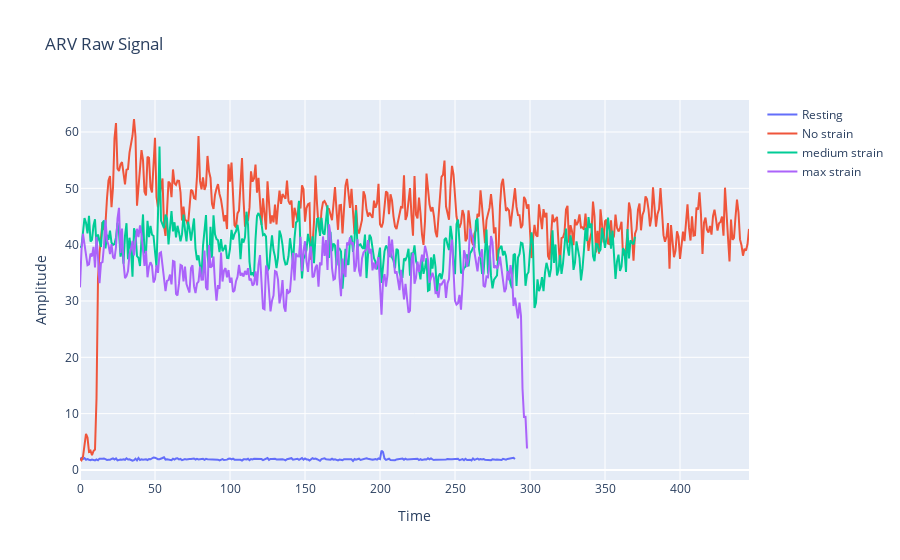

Notebook code cell kept with this figure:
### Code cell
import plotly.graph_objects as go

# Create figure
fig = go.Figure()

# Plot non Fatigue data
fig.add_trace(go.Scatter(x=combined_df1 [combined_df1 ['Label'] == 0].index, y=combined_df1 [combined_df1 ['Label'] == 0]['MNF'], mode='lines', name="Resting"))

# Plot Transition to Fatigue data
fig.add_trace(go.Scatter(x=combined_df1 [combined_df1 ['Label'] == 1].index, y=combined_df1 [combined_df1 ['Label'] == 1]['MNF'], mode='lines', name="No strain"))

# Plot Transition to Fatigue data
fig.add_trace(go.Scatter(x=combined_df1 [combined_df1 ['Label'] == 2].index, y=combined_df1 [combined_df1 ['Label'] == 2]['MNF'], mode='lines', name="medium strain"))

# Plot Fatigue data
fig.add_trace(go.Scatter(x=combined_df1 [combined_df1 ['Label'] == 3].index, y=combined_df1 [combined_df1 ['Label'] == 3]['MNF'], mode='lines', name="max strain"))



# Update layout
fig.update_layout(
    title="ARV Raw Signal",
    xaxis_title="Time",
    yaxis_title="Amplitude"
)

# Show plot
fig.show()

### Figure 1 — Plotly figure (JSON) as saved in the notebook; plotly's stock layout.template omitted (floating-point values rounded to 4 significant figures; data arrays with more than 128 entries replaced by an {"elided": "..."} marker saying what was removed)
{"data": [{"mode": "lines", "name": "Resting", "type": "scatter", "x": {"elided": "291 int values"}, "y": {"elided": "291 float values"}}, {"mode": "lines", "name": "No strain", "type": "scatter", "x": {"elided": "447 int values"}, "y": {"elided": "447 float values"}}, {"mode": "lines", "name": "medium strain", "type": "scatter", "x": {"elided": "371 int values"}, "y": {"elided": "371 float values"}}, {"mode": "lines", "name": "max strain", "type": "scatter", "x": {"elided": "299 int values"}, "y": {"elided": "299 float values"}}], "layout": {"title": {"text": "ARV Raw Signal"}, "xaxis": {"title": {"text": "Time"}}, "yaxis": {"title": {"text": "Amplitude"}}}}
